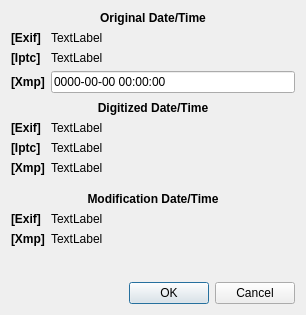
<?xml version="1.0" encoding="UTF-8"?>
<ui version="4.0">
 <class>MetadataDateTimeDialog</class>
 <widget class="QDialog" name="MetadataDateTimeDialog">
  <property name="geometry">
   <rect>
    <x>0</x>
    <y>0</y>
    <width>306</width>
    <height>315</height>
   </rect>
  </property>
  <property name="windowTitle">
   <string>Metadata Date/Time Dialog</string>
  </property>
  <layout class="QVBoxLayout" name="verticalLayout">
   <item>
    <widget class="QLabel" name="label_9">
     <property name="sizePolicy">
      <sizepolicy hsizetype="Preferred" vsizetype="Fixed">
       <horstretch>0</horstretch>
       <verstretch>0</verstretch>
      </sizepolicy>
     </property>
     <property name="font">
      <font>
       <weight>75</weight>
       <bold>true</bold>
      </font>
     </property>
     <property name="text">
      <string>Original Date/Time</string>
     </property>
     <property name="alignment">
      <set>Qt::AlignCenter</set>
     </property>
    </widget>
   </item>
   <item>
    <layout class="QFormLayout" name="oLayout">
     <property name="fieldGrowthPolicy">
      <enum>QFormLayout::ExpandingFieldsGrow</enum>
     </property>
     <item row="0" column="0">
      <widget class="QLabel" name="label">
       <property name="font">
        <font>
         <weight>75</weight>
         <bold>true</bold>
        </font>
       </property>
       <property name="text">
        <string>[Exif]</string>
       </property>
      </widget>
     </item>
     <item row="0" column="1">
      <widget class="QLabel" name="exifOriginal">
       <property name="text">
        <string>TextLabel</string>
       </property>
      </widget>
     </item>
     <item row="1" column="0">
      <widget class="QLabel" name="label_2">
       <property name="font">
        <font>
         <weight>75</weight>
         <bold>true</bold>
        </font>
       </property>
       <property name="text">
        <string>[Iptc]</string>
       </property>
      </widget>
     </item>
     <item row="1" column="1">
      <widget class="QLabel" name="iptcOriginal">
       <property name="text">
        <string>TextLabel</string>
       </property>
      </widget>
     </item>
     <item row="2" column="0">
      <widget class="QLabel" name="label_3">
       <property name="font">
        <font>
         <weight>75</weight>
         <bold>true</bold>
        </font>
       </property>
       <property name="text">
        <string>[Xmp]</string>
       </property>
      </widget>
     </item>
     <item row="2" column="1">
      <layout class="QHBoxLayout" name="hLayout">
       <item>
        <widget class="QLineEdit" name="xmpOriginal">
         <property name="inputMask">
          <string>9999-99-99 99:99:99</string>
         </property>
         <property name="text">
          <string>0000-00-00 00:00:00</string>
         </property>
        </widget>
       </item>
      </layout>
     </item>
    </layout>
   </item>
   <item>
    <widget class="QLabel" name="label_10">
     <property name="sizePolicy">
      <sizepolicy hsizetype="Preferred" vsizetype="Fixed">
       <horstretch>0</horstretch>
       <verstretch>0</verstretch>
      </sizepolicy>
     </property>
     <property name="font">
      <font>
       <weight>75</weight>
       <bold>true</bold>
      </font>
     </property>
     <property name="text">
      <string>Digitized Date/Time</string>
     </property>
     <property name="alignment">
      <set>Qt::AlignCenter</set>
     </property>
    </widget>
   </item>
   <item>
    <layout class="QFormLayout" name="dLayout">
     <property name="fieldGrowthPolicy">
      <enum>QFormLayout::ExpandingFieldsGrow</enum>
     </property>
     <item row="0" column="0">
      <widget class="QLabel" name="label_4">
       <property name="font">
        <font>
         <weight>75</weight>
         <bold>true</bold>
        </font>
       </property>
       <property name="text">
        <string>[Exif]</string>
       </property>
      </widget>
     </item>
     <item row="1" column="0">
      <widget class="QLabel" name="label_5">
       <property name="font">
        <font>
         <weight>75</weight>
         <bold>true</bold>
        </font>
       </property>
       <property name="text">
        <string>[Iptc]</string>
       </property>
      </widget>
     </item>
     <item row="2" column="0">
      <widget class="QLabel" name="label_6">
       <property name="font">
        <font>
         <weight>75</weight>
         <bold>true</bold>
        </font>
       </property>
       <property name="text">
        <string>[Xmp]</string>
       </property>
      </widget>
     </item>
     <item row="0" column="1">
      <widget class="QLabel" name="exifDigitized">
       <property name="text">
        <string>TextLabel</string>
       </property>
      </widget>
     </item>
     <item row="1" column="1">
      <widget class="QLabel" name="iptcDigitized">
       <property name="text">
        <string>TextLabel</string>
       </property>
      </widget>
     </item>
     <item row="2" column="1">
      <widget class="QLabel" name="xmpDigitized">
       <property name="text">
        <string>TextLabel</string>
       </property>
      </widget>
     </item>
    </layout>
   </item>
   <item>
    <widget class="QLabel" name="label_11">
     <property name="sizePolicy">
      <sizepolicy hsizetype="Preferred" vsizetype="Fixed">
       <horstretch>0</horstretch>
       <verstretch>0</verstretch>
      </sizepolicy>
     </property>
     <property name="font">
      <font>
       <weight>75</weight>
       <bold>true</bold>
      </font>
     </property>
     <property name="text">
      <string>Modification Date/Time</string>
     </property>
     <property name="alignment">
      <set>Qt::AlignCenter</set>
     </property>
    </widget>
   </item>
   <item>
    <layout class="QFormLayout" name="mLayout">
     <item row="0" column="0">
      <widget class="QLabel" name="label_7">
       <property name="font">
        <font>
         <weight>75</weight>
         <bold>true</bold>
        </font>
       </property>
       <property name="text">
        <string>[Exif]</string>
       </property>
      </widget>
     </item>
     <item row="1" column="0">
      <widget class="QLabel" name="label_8">
       <property name="font">
        <font>
         <weight>75</weight>
         <bold>true</bold>
        </font>
       </property>
       <property name="text">
        <string>[Xmp]</string>
       </property>
      </widget>
     </item>
     <item row="0" column="1">
      <widget class="QLabel" name="exifModified">
       <property name="text">
        <string>TextLabel</string>
       </property>
      </widget>
     </item>
     <item row="1" column="1">
      <widget class="QLabel" name="xmpModified">
       <property name="text">
        <string>TextLabel</string>
       </property>
      </widget>
     </item>
    </layout>
   </item>
   <item>
    <widget class="QDialogButtonBox" name="buttonBox">
     <property name="orientation">
      <enum>Qt::Horizontal</enum>
     </property>
     <property name="standardButtons">
      <set>QDialogButtonBox::Cancel|QDialogButtonBox::Ok</set>
     </property>
    </widget>
   </item>
  </layout>
  <zorder>buttonBox</zorder>
  <zorder>label_9</zorder>
  <zorder>label_11</zorder>
  <zorder>label_10</zorder>
 </widget>
 <resources/>
 <connections>
  <connection>
   <sender>buttonBox</sender>
   <signal>accepted()</signal>
   <receiver>MetadataDateTimeDialog</receiver>
   <slot>accept()</slot>
   <hints>
    <hint type="sourcelabel">
     <x>248</x>
     <y>254</y>
    </hint>
    <hint type="destinationlabel">
     <x>157</x>
     <y>274</y>
    </hint>
   </hints>
  </connection>
  <connection>
   <sender>buttonBox</sender>
   <signal>rejected()</signal>
   <receiver>MetadataDateTimeDialog</receiver>
   <slot>reject()</slot>
   <hints>
    <hint type="sourcelabel">
     <x>316</x>
     <y>260</y>
    </hint>
    <hint type="destinationlabel">
     <x>286</x>
     <y>274</y>
    </hint>
   </hints>
  </connection>
 </connections>
</ui>
